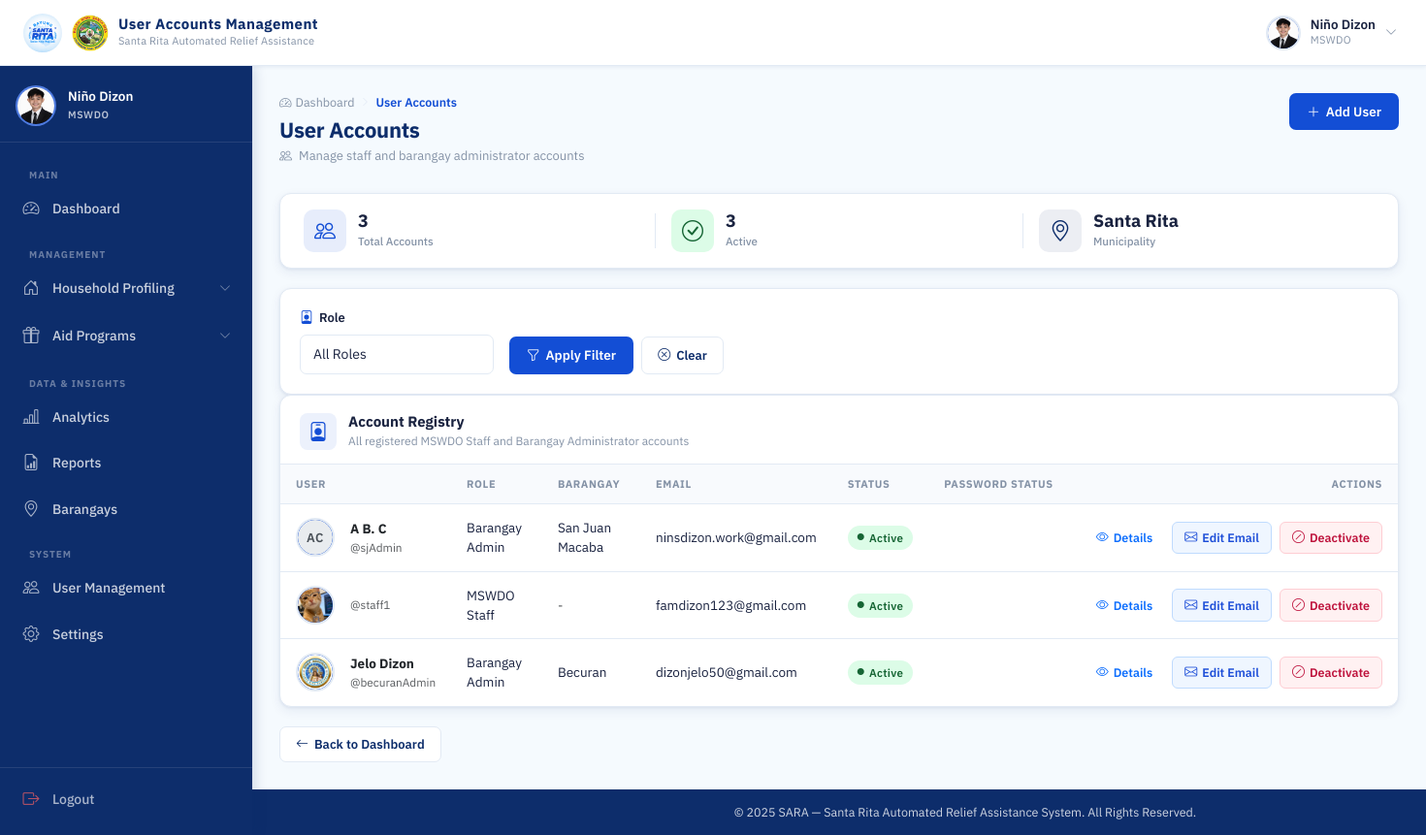
The app's page /mswdo/users/ (signed in), older data.
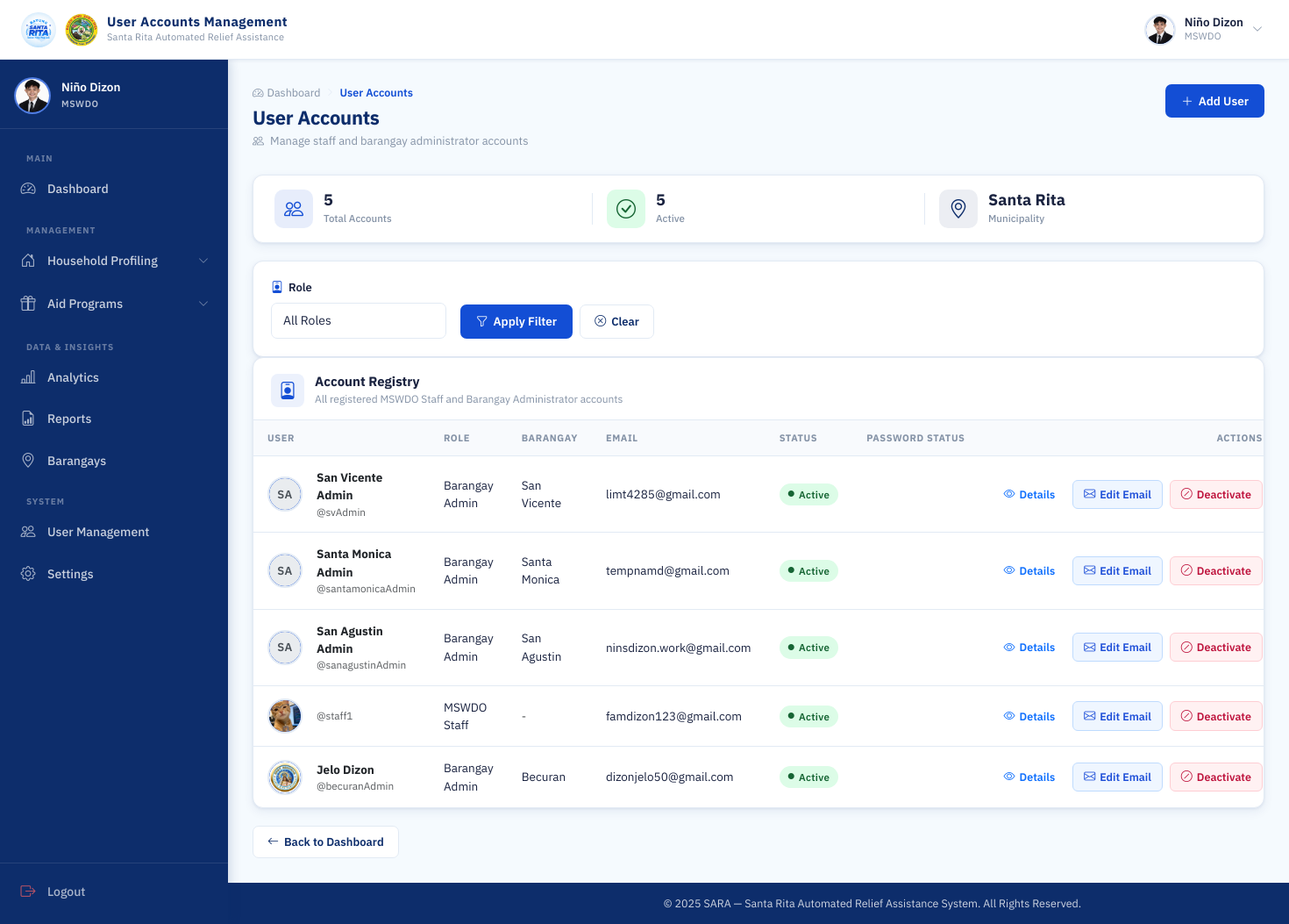
The same page, newer data.
### accounts/models.py (models this page shows, shortened)
class User(AbstractUser):
    ROLE_CHOICES = (
        ('MSWDO', 'MSWDO Admin'),
        ('MSWDO_STAFF', 'MSWDO Staff'),
        ('BARANGAY', 'Barangay Admin'),
    )
    email = models.EmailField(unique=True)
    role = models.CharField(max_length=20, choices=ROLE_CHOICES)
    barangay = models.ForeignKey(
        'Barangay', on_delete=models.SET_NULL, blank=True, null=True, related_name='users'
    )
    is_active = models.BooleanField(default=True)
    middle_name = models.CharField(max_length=150, blank=True)
    suffix = models.CharField(max_length=10, blank=True, null=True)
    position = models.CharField(max_length=100, blank=True)
    birth_place = models.CharField(max_length=200, blank=True)
    CIVIL_STATUS_CHOICES = (
        ('SINGLE', 'Single'),
        ('MARRIED', 'Married'),
        ('WIDOWED', 'Widowed'),
        ('SEPARATED', 'Separated'),
        ('ANNULLED', 'Annulled'),
    )
    civil_status = models.CharField(max_length=20, choices=CIVIL_STATUS_CHOICES, blank=True)
    citizenship = models.CharField(max_length=100, blank=True, default='Filipino')
    must_change_password = models.BooleanField(default=False)
    SEX_CHOICES = (
        ('M', 'Male'),
        ('F', 'Female'),
    )
    sex = models.CharField(max_length=1, choices=SEX_CHOICES, blank=True)
    birthdate = models.DateField(blank=True, null=True)
    @property
    def age(self):
        if self.birthdate:
            today = datetime.date.today()
            return today.year - self.birthdate.year - ((today.month, today.day) < (self.birthdate.month, self.birthdate.day))
        return None
    contact_number = models.CharField(
        max_length=13,
        blank=True,
        validators=[
            RegexValidator(
                regex=r'^(09|\+639)\d{9}$',
                message="Phone number must be entered in the format: '09XXXXXXXXX' or '+639XXXXXXXXX'."
            )
        ]
    )
    profile_image = models.ImageField(upload_to=user_profile_image_path, blank=True, null=True)

class Barangay(models.Model):
    name = models.CharField(max_length=100, unique=True)

### accounts/views.py (the view)
# urls.py: path('mswdo/users/', views.user_accounts, name='user_accounts'),
@login_required(login_url='login')
@session_protected
def user_accounts(request):
    if request.user.role != 'MSWDO':
        return HttpResponseForbidden("Access Denied")
    users = User.objects.filter(role__in=['BARANGAY', 'MSWDO_STAFF']).select_related('barangay')
    role_filter = request.GET.get('role', '')
    barangay_filter = request.GET.get('barangay', '')
    if role_filter in ['MSWDO_STAFF', 'BARANGAY']:
        users = users.filter(role=role_filter)
        if role_filter == 'BARANGAY' and barangay_filter:
            users = users.filter(barangay_id=barangay_filter)
    users = users.order_by('-date_joined')
    active_count = users.filter(is_active=True).count()
    barangays = Barangay.objects.all().order_by('name')
    return render(request, 'accounts/user_accounts.html', {
        'users': users,
        'active_count': active_count,
        'barangays': barangays,
        'selected_role': role_filter,
        'selected_barangay': barangay_filter,
    })

### accounts/templates/accounts/user_accounts.html (shortened to what this page needs)
{% extends 'base.html' %}
{% load static %}
{% block navbar_title %}User Accounts Management{% endblock %}
{% block css %}
<link rel="stylesheet" href="{% static 'css/mswdo_dashboard.css' %}">
<link rel="stylesheet" href="{% static 'css/barangay_accounts.css' %}">
{% endblock %}
{% block content %}
<div class="dash-page-header">
  <div>
    <div class="page-breadcrumb">
      <a href="{% url 'mswdo_dashboard' %}" class="breadcrumb-link">
        <i class="bi bi-speedometer2"></i> Dashboard
      </a>
      <i class="bi bi-chevron-right breadcrumb-sep"></i>
      <span class="breadcrumb-current">User Accounts</span>
    </div>
    <h1 class="dash-page-title">User Accounts</h1>
    <p class="dash-page-sub">
      <i class="bi bi-people me-1"></i>
      Manage staff and barangay administrator accounts
    </p>
  </div>
  <div class="dash-header-actions">
    <a href="{% url 'create_user' %}" class="btn-dash-primary">
      <i class="bi bi-plus-lg"></i> Add User
    </a>
  </div>
</div>
<div class="acct-summary-strip">
  <div class="acct-summary-item">
    <i class="bi bi-people acct-summary-icon acct-summary-icon--blue"></i>
    <div>
      <span class="acct-summary-val">{{ users|length }}</span>
      <span class="acct-summary-label">Total Accounts</span>
    </div>
  </div>
  <div class="acct-summary-item">
    <i class="bi bi-check-circle acct-summary-icon acct-summary-icon--green"></i>
    <div>
      <span class="acct-summary-val">
        {{ active_count }}
      </span>
      <span class="acct-summary-label">Active</span>
    </div>
  </div>
  <div class="acct-summary-item">
    <i class="bi bi-geo-alt acct-summary-icon acct-summary-icon--navy"></i>
    <div>
      <span class="acct-summary-val">Santa Rita</span>
      <span class="acct-summary-label">Municipality</span>
    </div>
  </div>
</div>
<div class="dash-panel">
  <div class="dash-panel__body">
    <form method="get" id="filterForm" class="d-flex align-items-end gap-3 flex-wrap">
      <div class="acct-form__group mb-0" style="min-width: 200px;">
        <label class="acct-form__label" for="roleFilter">
          <i class="bi bi-person-badge"></i> Role
        </label>
        <div class="acct-form__control-wrap">
          <select name="role" class="form-control" id="roleFilter" onchange="toggleBarangayFilter()">
            <option value="" {% if not selected_role %}selected{% endif %}>All Roles</option>
          </select>
        </div>
      </div>
      <div class="d-flex gap-2">
        <button type="submit" class="btn-dash-primary">
          <i class="bi bi-funnel"></i> Apply Filter
        </button>
        <a href="{% url 'user_accounts' %}" class="btn-dash-outline">
          <i class="bi bi-x-circle"></i> Clear
        </a>
      </div>
    </form>
  </div>
</div>
<div class="dash-panel">
  <div class="dash-panel__header">
    <div class="dash-panel__header-left">
      <i class="bi bi-person-badge dash-panel__icon"></i>
      <div>
        <h2 class="dash-panel__title">Account Registry</h2>
        <p class="dash-panel__sub">All registered MSWDO Staff and Barangay Administrator accounts</p>
      </div>
    </div>
  </div>
  <div class="dash-panel__body p-0">
    <div class="table-responsive">
      <table class="acct-table">
        <thead>
          <tr>
            <th class="acct-th">User</th>
            <th class="acct-th">Role</th>
            <th class="acct-th">Barangay</th>
            <th class="acct-th">Email</th>
            <th class="acct-th">Status</th>
            <th class="acct-th">Password Status</th>
            <th class="acct-th acct-th--actions">Actions</th>
          </tr>
        </thead>
        <tbody>
          {% for user in users %}
          <tr class="acct-row">
            <td class="acct-td">
              <div class="d-flex align-items-center gap-3">
                <div class="topbar-avatar" style="width: 40px; height: 40px; flex-shrink: 0;">
                  {% if user.profile_image %}
                    <img src="{{ user.profile_image.url }}" alt="{{ user.get_full_name }}" style="width: 100%; height: 100%; border-radius: 50%; object-fit: cover;">
                  {% else %}
                    <span class="avatar-initials" style="width: 100%; height: 100%; display: flex; align-items: center; justify-content: center; background: #e9ecef; color: #495057; border-radius: 50%; font-weight: 600;">
                      {{ user.first_name|first|upper }}{{ user.last_name|first|upper }}
                    </span>
                  {% endif %}
                </div>
                <div>
                  <div class="fw-bold text-dark">
                    {{ user.first_name }}
                    {% if user.middle_name %}{{ user.middle_name|make_list|first|upper }}. {% endif %}
                    {{ user.last_name }}
                  </div>
                  <div class="text-muted small">@{{ user.username }}</div>
                </div>
              </div>
            </td>
            <td class="acct-td">{{ user.get_role_display }}</td>
            <td class="acct-td">
                {% if user.role == 'BARANGAY' and user.barangay %}
                    {{ user.barangay.name }}
                {% else %}
                    <span class="text-muted">-</span>
                {% endif %}
            </td>
            <td class="acct-td">{{ user.email }}</td>
            <td class="acct-td">
              {% if user.is_active %}
                <span class="acct-badge acct-badge--active">
                  <i class="bi bi-circle-fill"></i> Active
                </span>
              {% else %}
                <span class="acct-badge acct-badge--inactive">
                  <i class="bi bi-circle-fill"></i> Deactivated
                </span>
              {% endif %}
            </td>
            <td class="acct-td">
            </td>
            <td class="acct-td acct-td--actions">
              <div class="acct-actions">
                <button type="button" class="acct-btn acct-btn--edit text-primary border-0 bg-transparent" data-bs-toggle="modal" data-bs-target="#userModal{{ user.id }}" title="View Details">
                  <i class="bi bi-eye"></i>
                  <span>Details</span>
                </button>
                <a href="{% url 'edit_user' user.id %}" class="acct-btn acct-btn--edit" title="Edit Email">
                  <i class="bi bi-envelope"></i>
                  <span>Edit Email</span>
                </a>
                {% if user.is_active %}
                <a href="{% url 'deactivate_user' user.id %}"
                   class="acct-btn acct-btn--deactivate"
                   title="Deactivate account"
                   onclick="return confirm('Deactivate {{ user.username }} account?')">
                  <i class="bi bi-slash-circle"></i>
                  <span>Deactivate</span>
                </a>
                {% endif %}
              </div>
            </td>
          </tr>
          {% endfor %}
        </tbody>
      </table>
    </div>
  </div>
</div>
<div class="page-back-row">
  <a href="{% url 'mswdo_dashboard' %}" class="btn-dash-outline">
    <i class="bi bi-arrow-left"></i> Back to Dashboard
  </a>
</div>
{% endblock %}

### templates/base.html (shortened to what this page needs)
{% load static %}
<!DOCTYPE html>
<html lang="en">
<head>
  <link href="https://cdn.jsdelivr.net/npm/bootstrap@5.3.2/dist/css/bootstrap.min.css" rel="stylesheet">
  <link href="https://cdn.jsdelivr.net/npm/bootstrap-icons@1.11.3/font/bootstrap-icons.min.css" rel="stylesheet">
  <link rel="stylesheet" href="{% static 'css/base.css' %}">
  {% block css %}{% endblock %}
</head>
<body>
<div class="page-wrapper">
  <nav class="topbar" id="topbar">
    <div class="topbar-left">
      <a class="topbar-brand" href="#">
        <img src="{% static 'images/logo.jpg' %}" alt="SARA Logo" class="topbar-logo">
        <img src="{% static 'images/SRP.png' %}" alt="SRP Logo" class="topbar-logo topbar-logo--srp">
        <div class="topbar-title-group">
          <span class="topbar-title">{% block navbar_title %}SARA SYSTEM{% endblock %}</span>
          <span class="topbar-subtitle">Santa Rita Automated Relief Assistance</span>
        </div>
      </a>
    </div>
    <div class="topbar-right">
      {% if user.is_authenticated %}
      <div class="topbar-user" id="userDropdownToggle">
        <div class="topbar-avatar">
          {% if user.profile_image %}
            <img src="{{ user.profile_image.url }}" alt="{{ user.get_full_name }}">
          {% else %}
            <span class="avatar-initials">
              {{ user.first_name|first|upper }}{{ user.last_name|first|upper }}
            </span>
          {% endif %}
        </div>
        <div class="topbar-user-info">
          <span class="topbar-username">{{ user.get_full_name|default:user.username }}</span>
          <span class="topbar-role">{{ user.role|default:"User" }}</span>
        </div>
        <i class="bi bi-chevron-down topbar-chevron" id="userChevron"></i>
      </div>
      {% else %}
        {% if request.resolver_match.url_name != 'login' %}
        <a href="{% url 'login' %}" class="btn btn-primary shadow-sm" style="background-color: #0d47a1; border: none; font-weight: 600; padding: 0.5rem 1.25rem; border-radius: 8px;">
          <i class="bi bi-box-arrow-in-right me-1"></i> Login
        </a>
        {% endif %}
      {% endif %}
    </div>
  </nav>
  {% if user.is_authenticated and not hide_sidebar %}
  <aside class="sidebar" id="sidebar">
    <div class="sidebar-header">
      <div class="sidebar-user-card">
        <div class="sidebar-avatar">
          {% if user.profile_image %}
            <img src="{{ user.profile_image.url }}" alt="{{ user.get_full_name }}">
          {% else %}
            <span class="avatar-initials avatar-initials--lg">
              {{ user.first_name|first|upper }}{{ user.last_name|first|upper }}
            </span>
          {% endif %}
        </div>
        <div class="sidebar-user-info">
          <span class="sidebar-username">{{ user.get_full_name|default:user.username }}</span>
          <span class="sidebar-role-badge">{{ user.role|default:"User" }}</span>
        </div>
      </div>
    </div>
    <nav class="sidebar-body">
      <ul class="sidebar-nav">
        {% if user.role == 'MSWDO' %}
        <li class="sidebar-section-label">Main</li>
        <li class="sidebar-item">
          <a href="{% url 'mswdo_dashboard' %}" class="sidebar-link {% if request.resolver_match.url_name == 'mswdo_dashboard' %}active{% endif %}">
            <i class="bi bi-speedometer2"></i>
            <span>Dashboard</span>
          </a>
        </li>
        <li class="sidebar-section-label">Management</li>
        <li class="sidebar-item sidebar-item--accordion">
          <button class="sidebar-link sidebar-accordion-btn" data-target="householdSubmenu"
            aria-expanded="false">
            <i class="bi bi-house-door"></i>
            <span>Household Profiling</span>
            <i class="bi bi-chevron-down sidebar-arrow"></i>
          </button>
        </li>
        <li class="sidebar-item sidebar-item--accordion">
          <button class="sidebar-link sidebar-accordion-btn" data-target="aidSubmenu"
            aria-expanded="false">
            <i class="bi bi-gift"></i>
            <span>Aid Programs</span>
            <i class="bi bi-chevron-down sidebar-arrow"></i>
          </button>
        </li>
        <li class="sidebar-section-label">Data & Insights</li>
        <li class="sidebar-item">
          <a href="{% url 'analytics' %}" class="sidebar-link {% if request.resolver_match.url_name == 'analytics' %}active{% endif %}">
            <i class="bi bi-bar-chart-line"></i>
            <span>Analytics</span>
          </a>
        </li>
        <li class="sidebar-item">
          <a href="{% url 'aid_reports' %}" class="sidebar-link {% if request.resolver_match.url_name == 'aid_reports' %}active{% endif %}">
            <i class="bi bi-file-earmark-bar-graph"></i>
            <span>Reports</span>
          </a>
        </li>
        <li class="sidebar-item">
          <a href="{% url 'barangay_list' %}" class="sidebar-link">
            <i class="bi bi-geo-alt"></i>
            <span>Barangays</span>
          </a>
        </li>
        <li class="sidebar-section-label">System</li>
        <li class="sidebar-item">
          <a href="{% url 'user_accounts' %}" class="sidebar-link">
            <i class="bi bi-people"></i>
            <span>User Management</span>
          </a>
        </li>
        <li class="sidebar-item">
          <a href="{% url 'settings' %}" class="sidebar-link">
            <i class="bi bi-gear"></i>
            <span>Settings</span>
          </a>
        </li>
        {% endif %}
      </ul>
    </nav>
    <div class="sidebar-footer">
      <a href="{% url 'logout' %}" class="sidebar-link sidebar-logout">
        <i class="bi bi-box-arrow-right"></i>
        <span>Logout</span>
      </a>
    </div>
  </aside>
  {% endif %}
  <main class="{% if user.is_authenticated and not hide_sidebar %}main-content{% endif %}">
    {% block content %}{% endblock %}
  </main>
  <footer class="{% if user.is_authenticated and not hide_sidebar %}footer footer--dashboard{% else %}footer{% endif %}">
    <div class="footer-content">
      <p>&copy; 2025 SARA &mdash; Santa Rita Automated Relief Assistance System. All Rights Reserved.</p>
    </div>
  </footer>
</div>
</body>
</html>

Row changes from the older to the newer data that the page shows:
removed User: first_name|first "A", last_name|first "C", first_name "A", middle_name|make_list "B", last_name "C", username "sjAdmin", role "Barangay Admin", barangay.name "San Juan Macaba", email "ninsdizon.work@gmail.com", is_active True (drawn)
added User: first_name|first "S", last_name|first "A", first_name "San Vicente", last_name "Admin", username "svAdmin", role "Barangay Admin", barangay.name "San Vicente", email "limt4285@gmail.com", is_active True (drawn)
added User: first_name|first "S", last_name|first "A", first_name "Santa Monica", last_name "Admin", username "santamonicaAdmin", role "Barangay Admin", barangay.name "Santa Monica", email "tempnamd@gmail.com", is_active True (drawn)
added User: first_name|first "S", last_name|first "A", first_name "San Agustin", last_name "Admin", username "sanagustinAdmin", role "Barangay Admin", barangay.name "San Agustin", email "ninsdizon.work@gmail.com", is_active True (drawn)
Text that changed along with them:
{{ users|length }}: "3" → "5"
{{ active_count }}: "3" → "5"
